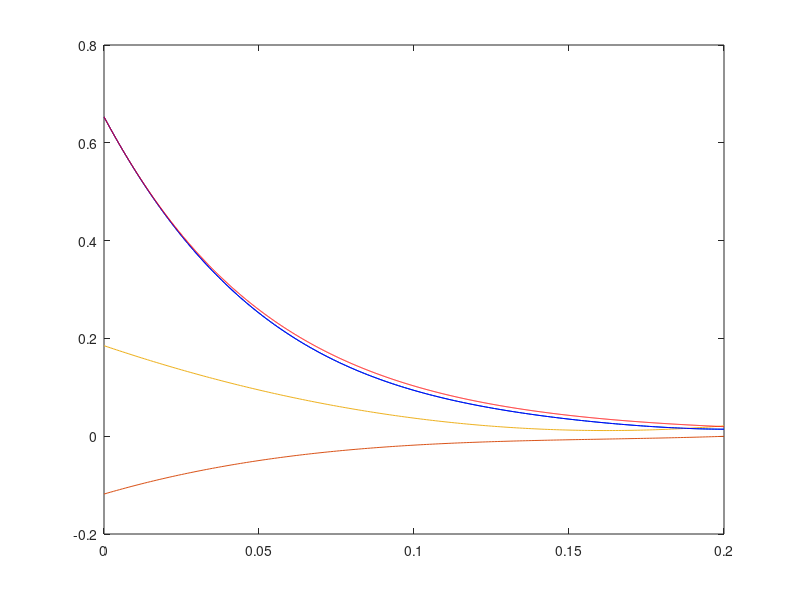

Reproduce this figure in MATLAB.
degToRad = 2 * pi / 360;
a = 3.16e04 * degToRad;
b = -2.047e04 * degToRad;
c = 5304 * degToRad;
d = -677.8 * degToRad;
e = 37.42 * degToRad;
  
% kp = -1.197216857283312e03;
% kd = -0.078399989905992e03;
% ks = 0.752916589319886e03;

ks = 0.006234832611976e03;
kd = -0.083291497874863e03;
kp = -1.228188542897816e03;
endTime = 0.2;

times = 0 : 0.001 : endTime;
count = size(times, 2);
for i = 1 : count
    t = times(i);
    x(i) = a * t^4 + b * t^3 + c * t^2 + d * t + e;
    xdot(i) = 4 * a * t^3 + 3 * b * t^2 + 2 * c * t + d;
    xddot(i) = 12 * a * t^2 + 6 * b * t + 2 * c;
    
end
plot(times, x, times, xdot / 100, times, xddot / 1000);
% plot(x, xddot);
timeStep = 0.0001;
newTimes = 0 : timeStep : endTime;
count = size(newTimes, 2);
recoveredXDot(1) = xdot(1);
recoveredX(1) = x(1);
for i = 2 : count
    recoveredAcc = kp * recoveredX(i - 1) + kd * recoveredXDot(i - 1) + ks;
    recoveredXDot(i) = recoveredXDot(i - 1) + timeStep * recoveredAcc;
    recoveredX(i) = recoveredX(i - 1) + timeStep * recoveredXDot(i);
end
hold on;
plot(times, x, 'b');
plot(newTimes, recoveredX, 'r');


